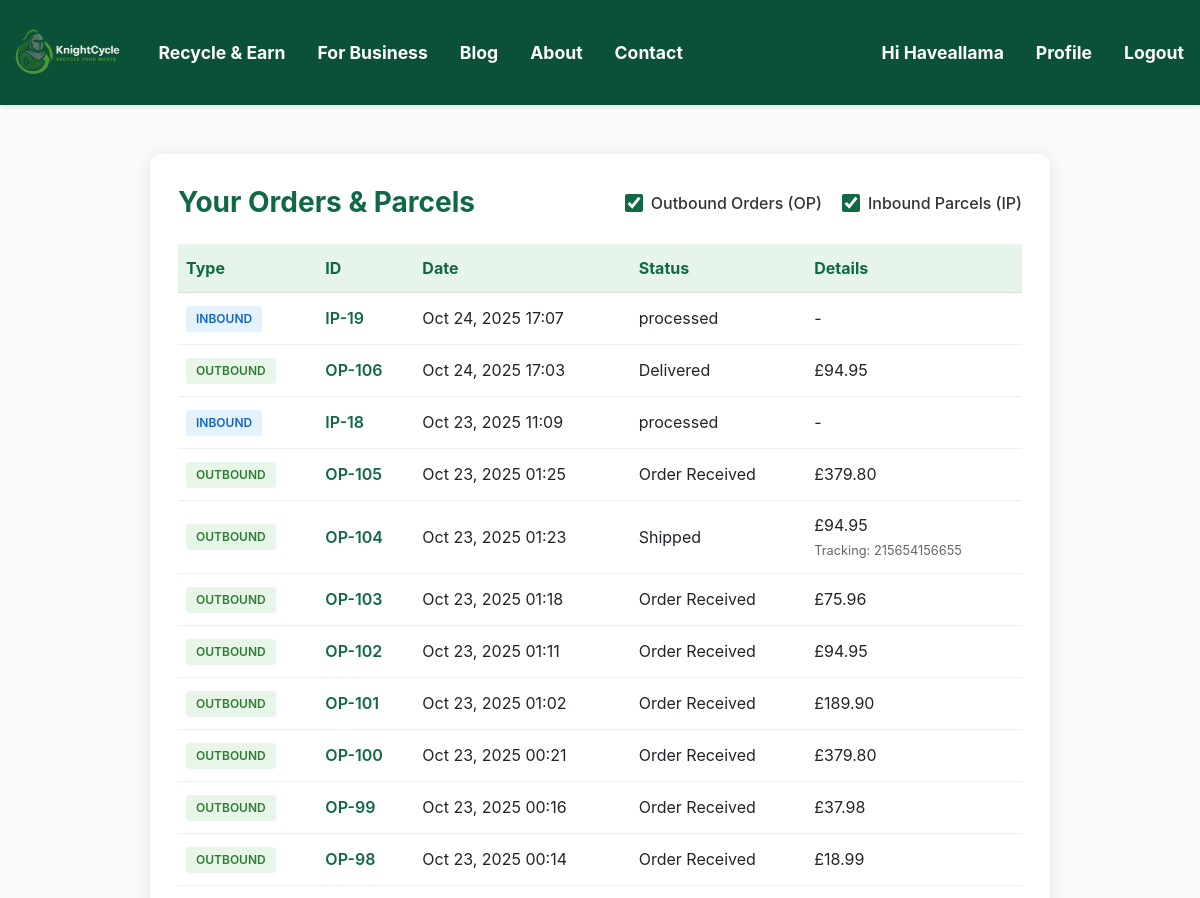
Before: /store/orders/ (signed in, upper part) with the older database file.
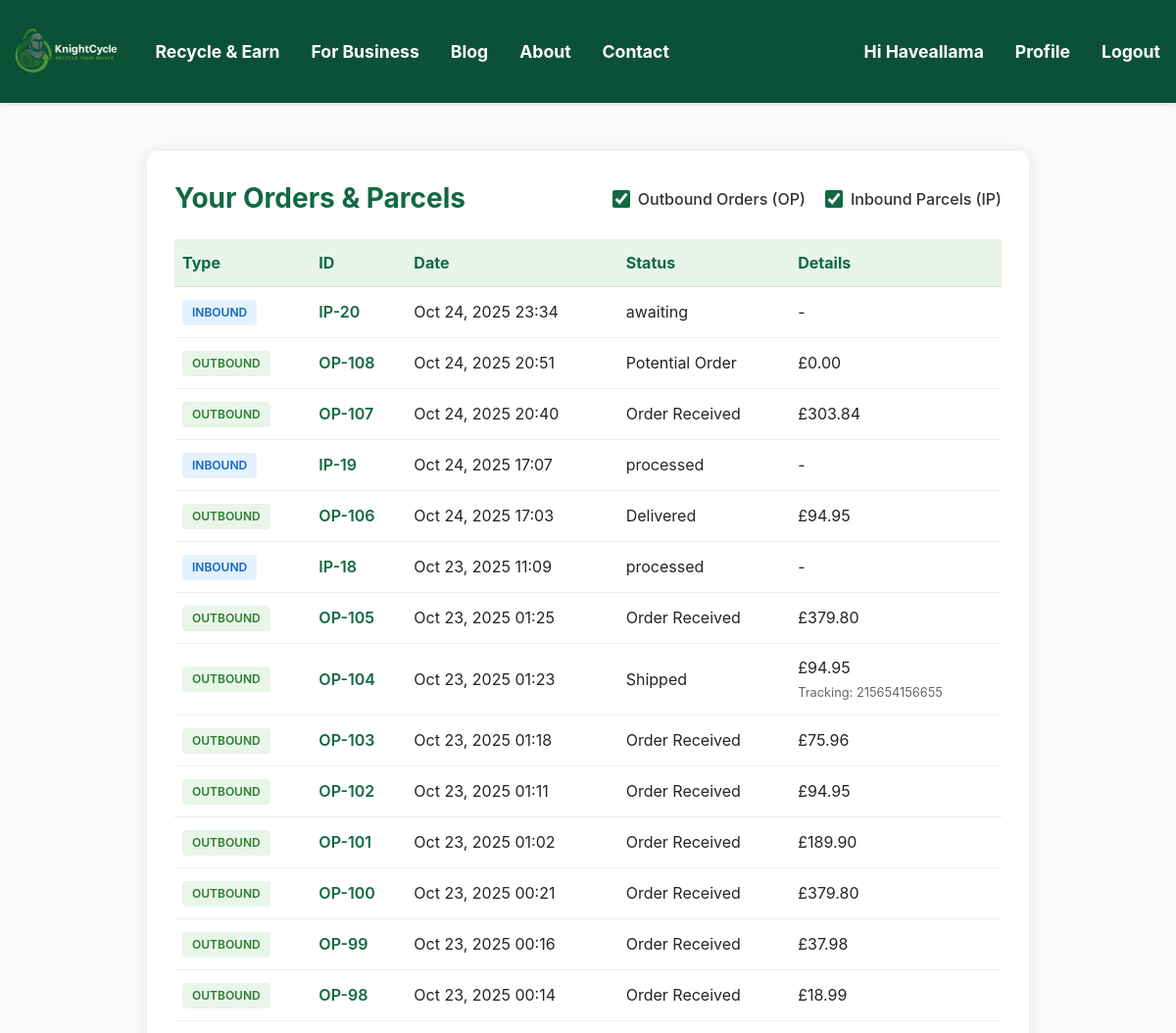
After: the same page with the newer database file.
### store/models.py (models this page shows, shortened)
class IncomingParcel(models.Model):
    user = models.ForeignKey(settings.AUTH_USER_MODEL, on_delete=models.CASCADE, related_name='incoming_parcels', null=True, blank=True)
    address = models.CharField(max_length=255, blank=True, default='')
    city = models.CharField(max_length=100, blank=True, default='')
    county = models.CharField(max_length=100, blank=True, default='')
    postcode = models.CharField(max_length=20, blank=True, default='')
    country = models.CharField(max_length=100, blank=True, default='')
    details = models.TextField(blank=True, default='')
    pla = models.BooleanField(default=False)
    petg = models.BooleanField(default=False)
    status = models.CharField(max_length=20, choices=ParcelStatus.choices, default=ParcelStatus.AWAITING)
    date_submitted = models.DateTimeField(default=timezone.now)
    admin_comment = models.TextField(blank=True, default='')
    points_calculated = models.IntegerField(null=True, blank=True, help_text="Auto-calculated based on weight, editable by admin")
    points_awarded = models.BooleanField(default=False)  # track if points were already awarded

class Order(models.Model):
    customer = models.ForeignKey(Customer, on_delete=models.SET_NULL, null=True, blank=True)
    date_ordered = models.DateTimeField(auto_now_add=True)
    status = models.CharField(max_length=20, choices=OrderStatus.choices, default=OrderStatus.POTENTIAL)
    transaction_id = models.CharField(max_length=100, null=True, blank=True)
    tracking_number = models.CharField(max_length=100, null=True, blank=True)
    points_used = models.PositiveIntegerField(default=0)
    points_discount = models.DecimalField(max_digits=10, decimal_places=2, default=Decimal('0.00'))
    @property
    def order_number(self):
        return f"OP-{self.id}"
    @property
    def shipping(self):
        shipping = False
        for i in self.orderitem_set.all():
            if i.product and getattr(i.product, 'digital', None) is not None:
                if i.product.digital is False:
                    shipping = True
        return shipping
    @property
    def get_cart_total(self):
        orderitems = self.orderitem_set.all()
        total = sum([item.get_total for item in orderitems])
        return total
    @property
    def get_cart_items(self):
        orderitems = self.orderitem_set.all()
        total = sum([item.quantity for item in orderitems])
        return total

class OrderItem(models.Model):
    product = models.ForeignKey(Product, on_delete=models.SET_NULL, null=True)
    order = models.ForeignKey(Order, on_delete=models.SET_NULL, null=True)
    quantity = models.IntegerField(default=0, null=True, blank=True)
    date_added = models.DateTimeField(auto_now_add=True)
    @property
    def get_total(self):
        if self.product:
            return self.product.price * self.quantity
        return 0

class Product(models.Model):
    PRODUCT_TYPE_CHOICES = [
        ('PLA', 'PLA'),
        ('PETG', 'PETG'),
        ('ABS', 'ABS'),
        ('Nylon', 'Nylon'),
        ('Other', 'Other'),
    ]
    COLOUR_CHOICES = [
        ('Black', 'Black'),
        ('White', 'White'),
        ('Red', 'Red'),
        ('Blue', 'Blue'),
        ('Green', 'Green'),
        ('Yellow', 'Yellow'),
        ('Mixed', 'Mixed'),
        ('Other', 'Other'),
    ]
    name = models.CharField(max_length=200)
    slug = models.SlugField(max_length=200, unique=True, blank=True)
    price = models.DecimalField(max_digits=7, decimal_places=2)
    digital = models.BooleanField(default=False, null=True, blank=True)
    image = models.ImageField(null=True, blank=True)
    is_active = models.BooleanField(default=True)
    description = models.TextField(null=True, blank=True)
    product_type = models.CharField(max_length=100, blank=True, help_text="e.g. PLA, PETG, ABS")
    colour = models.CharField(max_length=50, blank=True, help_text="e.g. Black, White, Red")
    stock_quantity = models.IntegerField(default=0, help_text="Number of items in stock")  # ✅ New field
    low_stock_threshold = models.IntegerField(default=5, help_text="Alert when stock falls below this")  # ✅ New field

### store/views.py (the view)
# urls.py: path('orders/', views.orders, name='orders'),
@login_required
def orders(request):
    data = cartData(request)
    cartItems = data.get('cartItems', 0)
    customer = getattr(request.user, 'customer', None)
    orders = []
    if customer:
        orders = Order.objects.filter(customer=customer).order_by('-date_ordered')
    IncomingParcel = apps.get_model('store', 'IncomingParcel')
    parcels = []
    if IncomingParcel:
        parcels = IncomingParcel.objects.filter(user=request.user).order_by('-date_submitted')
    combined = []
    for order in orders:
        combined.append({
            'type': 'order',
            'object': order,
            'date': order.date_ordered
        })
    for parcel in parcels:
        parcel_date = (
            parcel.date_submitted or
            getattr(parcel, 'submitted_at', None) or
            getattr(parcel, 'created_at', None)
        )
        if parcel_date:
            combined.append({
                'type': 'parcel',
                'object': parcel,
                'date': parcel_date
            })
    combined.sort(key=lambda x: x['date'], reverse=True)
    context = {
        'orders': orders,
        'parcels': parcels,
        'combined': combined,
        'cartItems': cartItems,
    }
    return render(request, 'pages/orders.html', context)

### templates/pages/orders.html (shortened to what this page needs)
{% extends 'store/main.html' %}
{% block content %}
<div class="orders-container">
  <div class="orders-header">
    <h2 class="orders-title">Your Orders & Parcels</h2>
    <div class="filter-controls">
      <div class="filter-checkbox">
        <input type="checkbox" id="show-outbound" checked>
        <label for="show-outbound">Outbound Orders (OP)</label>
      </div>
      <div class="filter-checkbox">
        <input type="checkbox" id="show-inbound" checked>
        <label for="show-inbound">Inbound Parcels (IP)</label>
      </div>
    </div>
  </div>
  <table class="orders-table">
    <thead>
      <tr>
        <th>Type</th>
        <th>ID</th>
        <th>Date</th>
        <th>Status</th>
        <th>Details</th>
      </tr>
    </thead>
    <tbody id="orders-tbody">
      {% for item in combined %}
        {% if item.type == 'order' %}
          {% with order=item.object %}
          <tr class="order-row outbound-row" data-type="outbound">
            <td><span class="type-badge outbound">Outbound</span></td>
            <td>
              <a href="{% url 'store:order_detail' order.id %}" class="order-link">
                {{ order.order_number }}
              </a>
            </td>
            <td>{{ order.date_ordered|date:'M d, Y H:i' }}</td>
            <td>{{ order.status }}</td>
            <td>
              £{{ order.get_cart_total }}
              {% if order.tracking_number %}
              <br><small style="color:#666;">Tracking: {{ order.tracking_number }}</small>
              {% endif %}
            </td>
          </tr>
          {% endwith %}
        {% else %}
          {% with parcel=item.object %}
          <tr class="order-row inbound-row" data-type="inbound">
            <td><span class="type-badge inbound">Inbound</span></td>
            <td>
              <a href="{% url 'store:inbound_parcel_detail' parcel.pk %}" class="order-link">
                {% if parcel.ip %}{{ parcel.ip }}
                {% elif parcel.code %}{{ parcel.code }}
                {% else %}IP-{{ parcel.pk }}{% endif %}
              </a>
            </td>
            <td>
              {% if parcel.date_submitted %}{{ parcel.date_submitted|date:"M d, Y H:i" }}
              {% elif parcel.submitted_at %}{{ parcel.submitted_at|date:"M d, Y H:i" }}
              {% elif parcel.created_at %}{{ parcel.created_at|date:"M d, Y H:i" }}
              {% else %}-{% endif %}
            </td>
            <td>{{ parcel.status|default:"Pending" }}</td>
            <td>
              {% if parcel.weight_kg %}
                {{ parcel.weight_kg }} kg
              {% else %}
                -
              {% endif %}
            </td>
          </tr>
          {% endwith %}
        {% endif %}
      {% endfor %}
    </tbody>
  </table>
</div>
{% endblock %}

Changed rows visible on the page:
added IncomingParcel: object.pk "20", object.date_submitted "Oct 24, 2025 23:34", object.status "awaiting"
added Order: object.order_number "OP-108", object.date_ordered "Oct 24, 2025 20:51", object.status "Potential Order", object.get_cart_total "0.00"
added Order: object.order_number "OP-107", object.date_ordered "Oct 24, 2025 20:40", object.status "Order Received", object.get_cart_total "303.84"
